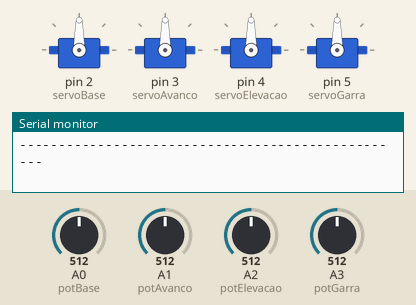
This sketch was run on a simulated Arduino Uno, built with avr-gcc and run on an emulated ATmega328P. Parts: 4 × servo, the last lines printed to the serial monitor. The inputs (shaded band) are chosen by the test bench; at power-on: A0 (potBase) = 512, A1 (potAvanco) = 512, A2 (potElevacao) = 512, A3 (potGarra) = 512.

Above: at 1.2 s.
1.3 s: A0 (potBase) set to 716
At 2.5 s:
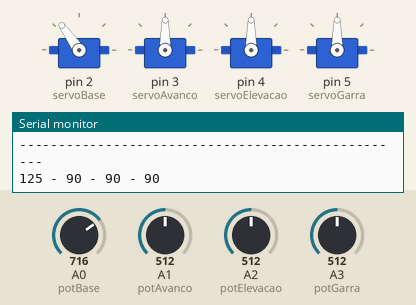
2.8 s: A1 (potAvanco) set to 716
At 4.0 s:
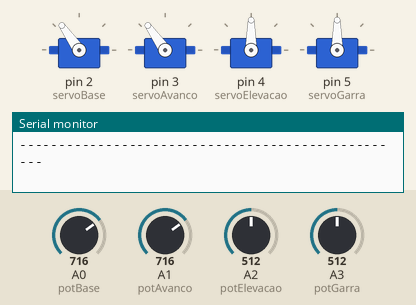
4.3 s: A2 (potElevacao) set to 716
At 5.3 s:
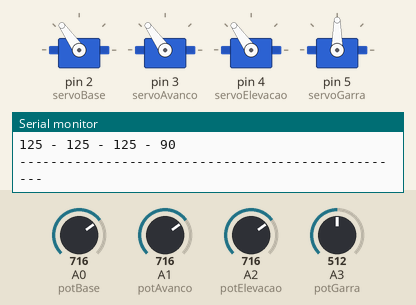
5.8 s: A3 (potGarra) set to 554
At 6.6 s:
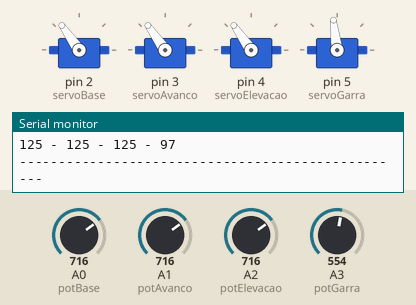
7.3 s: A3 (potGarra) set to 579
At 8.1 s:
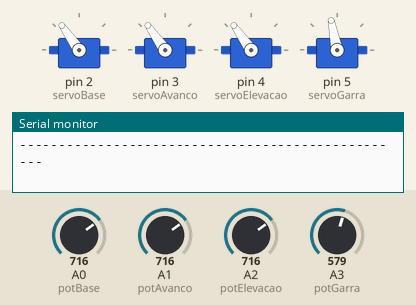
8.8 s: A0 (potBase) set to 306
At 9.9 s:
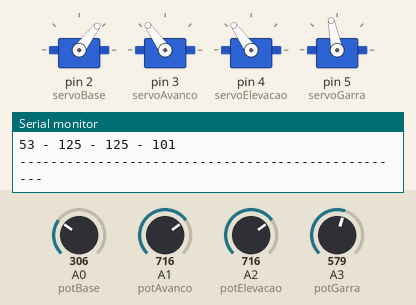
Timing chart, 0 to 11.4 s (numbered marks = the images above; inputs shaded):
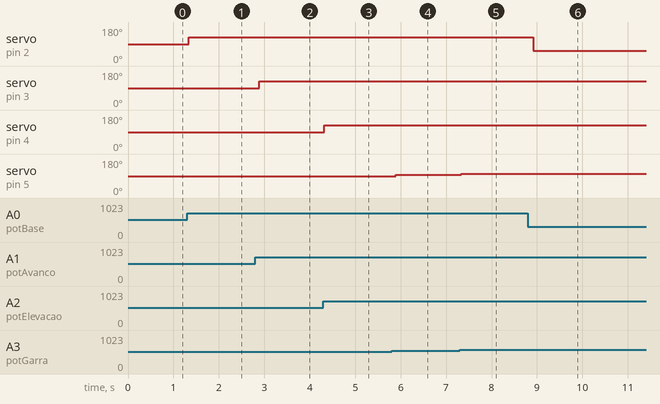

The sketch:

positio_servants.ino
```cpp
#include <Servo.h>

#define potBase A0
#define potAvanco A1
#define potElevacao A2
#define potGarra A3

Servo servoBase;
Servo servoAvanco;
Servo servoElevacao;
Servo servoGarra;

int anguloBase;
int anguloAvanco;
int anguloElevacao;
int anguloGarra;

int tmp = 1000;

void setup()
{
  servoBase.attach(2);
  servoAvanco.attach(3);
  servoElevacao.attach(4);
  servoGarra.attach(5);

  Serial.begin(9600);
}

void loop()
{
  anguloBase = analogRead(potBase);
  anguloBase = map(anguloBase, 0, 1023, 0, 180);
  servoBase.write(anguloBase);

  anguloAvanco = analogRead(potAvanco);
  anguloAvanco = map(anguloAvanco, 0, 1023, 0, 180);
  servoAvanco.write(anguloAvanco);

  anguloElevacao = analogRead(potElevacao);
  anguloElevacao = map(anguloElevacao, 0, 1023, 0, 180);
  servoElevacao.write(anguloElevacao);

  anguloGarra = analogRead(potGarra);
  anguloGarra = map(anguloGarra, 0, 1023, 0, 180);
  servoGarra.write(anguloGarra);

  servosPos();
}

void servosPos()
{
  Serial.println("--------------------------------------------------");
  Serial.print(servoBase.read());
  Serial.print(" - ");
  Serial.print(servoAvanco.read());
  Serial.print(" - ");
  Serial.print(servoElevacao.read());
  Serial.print(" - ");
  Serial.println(servoGarra.read());
  Serial.println("--------------------------------------------------");
}

//s1 = Base | 6 = Direita, 70 = Frente, 156 = Esquerda
//s2 = Garra | 10 = Aberta, 90 = Fechada
//s3 = Avanço | 177 = Esticado, 93 = Dobrado
//s4 = Elevação | 178 = Cima, 105 = Baixo
```

Measured:
- after the input at 1.3 s, servo on pin 2 (servoBase): 90° → 125° at once
- after the input at 2.8 s, servo on pin 3 (servoAvanco): 90° → 125° after 0.09 s
- after the input at 4.3 s, servo on pin 4 (servoElevacao): 90° → 125° at once
- after the input at 5.8 s, servo on pin 5 (servoGarra): 90° → 97° after 0.09 s
- after the input at 7.3 s, servo on pin 5 (servoGarra): 97° → 101° at once
- after the input at 8.8 s, servo on pin 2 (servoBase): 125° → 53° after 0.12 s
